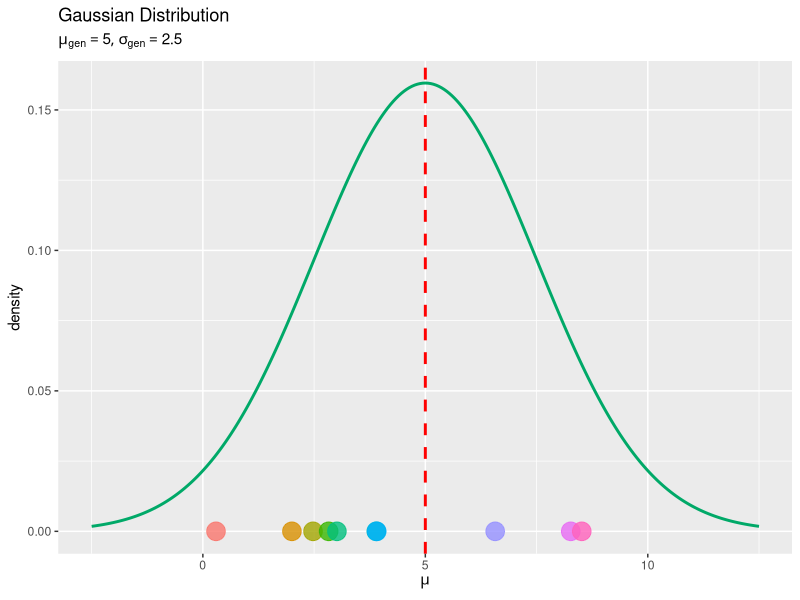
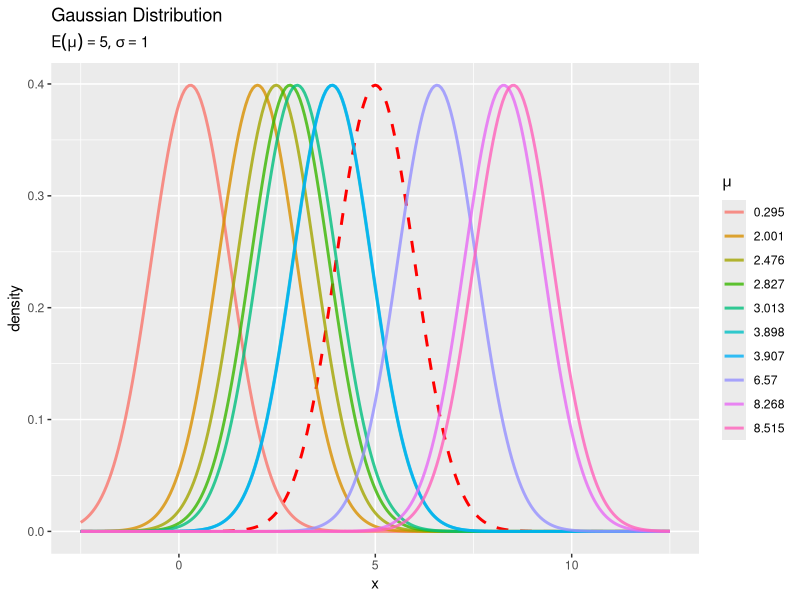
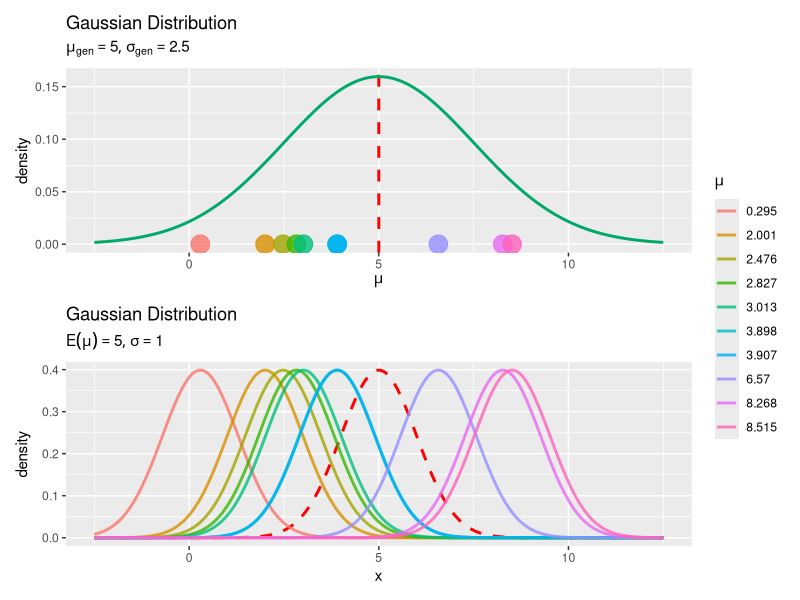

Write the R code that produced these figures, in order.

# 1次元ガウス分布 --------------------------------------------------------------

# 1次元ガウス分布の生成


# パッケージの読込 ----------------------------------------------------------------

# 利用パッケージ
library(tidyverse)
library(patchwork)

# パッケージ名の省略用
library(ggplot2)
library(patchwork)



# 分布の生成 -------------------------------------------------------------------

### ・パラメータの生成 -----

# パラメータを指定
mu_gen    <- 5
sigma_gen <- 2.5

# 分布の数(サンプルサイズ)を指定
N <- 10


# ガウス分布の平均パラメータを生成
mu_n <- rnorm(n = N, mean = mu_gen, sd = sigma_gen) |> # ガウス分布の乱数を生成
  sort() # 昇順に並べ替え

# パラメータを格納
param_df <- tibble::tibble(
  mu = mu_n, 
  parameter = round(mu_n, 3) |> 
    factor() # 色分け用ラベル
)


# muの値を作成
mu_vals <- seq(from = mu_gen - sigma_gen*3, to = mu_gen + sigma_gen*3, length.out = 251)

# 生成分布を計算
gaussian_gen_df <- tibble::tibble(
  mu = mu_vals, # 確率変数
  density = dnorm(x = mu_vals, mean = mu_gen, sd = sigma_gen) # 確率密度
)

# 平均パラメータの期待値を計算
E_mu <- mu_gen


# 生成分布とパラメータのサンプルを作図
gaussian_gen_graph <- ggplot() + # データ
  geom_vline(xintercept = E_mu, 
             color = "red", size = 1, linetype = "dashed") + # パラメータの期待値
  geom_line(data = gaussian_gen_df, mapping = aes(x = mu, y = density), 
            color = "#00A968", size = 1) + # パラメータの生成分布
  geom_point(data = param_df, mapping = aes(x = mu, y = 0, color = parameter), 
             alpha = 0.8, size = 6, show.legend = FALSE) + # パラメータのサンプル
  guides(color = guide_legend(override.aes = list(size = 2, alpha = 1))) + # 凡例の体裁
  labs(
    title = "Gaussian Distribution", 
    subtitle = parse(
      text = paste0("list(mu[paste(g,e,n)]==", mu_gen, ", sigma[paste(g,e,n)]==", sigma_gen, ")"), 
    ), 
    color = expression(mu), 
    x = expression(mu), y = "density"
  ) # ラベル
gaussian_gen_graph


### ・分布の作図：1次元ガウス分布 -----

# 標準偏差パラメータを指定
sigma <- 1


# xの値を作成
x_vals <- mu_vals

# パラメータのサンプルごとにガウス分布を計算
res_gaussian_df <- tidyr::expand_grid(
  x = x_vals, 
  mu = mu_n
) |> # 全ての組み合わせを作成
  dplyr::arrange(mu, x) |> # パラメータごとに並べ替え
  dplyr::mutate(
    density = dnorm(x = x, mean = mu, sd = sigma), # 確率密度
    parameter = round(mu, 3) |> 
      factor() # 色分け用ラベル
  )

# パラメータの期待値によるガウス分布を計算
E_gaussian_df <- tidyr::tibble(
  x = x_vals, # 確率変数
  density = dnorm(x = x_vals, mean = E_mu, sd = sigma) # 確率密度
)


# サンプルと期待値によるガウス分布を作図
gaussian_graph <- ggplot() + 
  geom_line(data = E_gaussian_df, mapping = aes(x = x, y = density), 
            color = "red", size = 1, linetype = "dashed") + # 期待値による分布
  geom_line(data = res_gaussian_df, mapping = aes(x = x, y = density, color = parameter), 
            alpha = 0.8, size = 1) + # サンプルによる分布
  labs(
    title = "Gaussian Distribution", 
    subtitle = parse(text = paste0("list(E(mu)==", E_mu, ", sigma==", sigma, ")"), ), 
    color = expression(mu), 
    x = "x", y = "density"
  ) # ラベル
gaussian_graph

# グラフを並べて描画
gaussian_gen_graph / gaussian_graph + 
  patchwork::plot_layout(guides = "collect")


